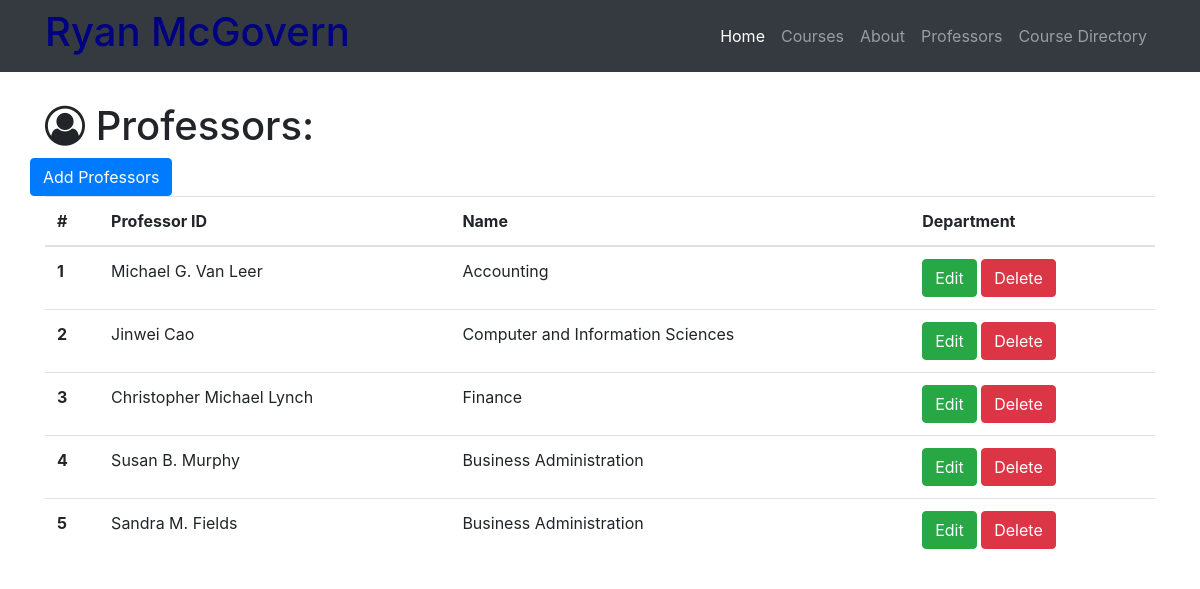
The app's page /professors with its own data.
### my_resume.py (models this page shows)
class Professor(db.Model):
    __tablename__ = 'professors'
    id = db.Column(db.Integer, primary_key=True)
    name = db.Column(db.String(64))
    department = db.Column(db.Text)
    courses = db.relationship('Course', backref='professor')

### my_resume.py (the view)
@app.route('/professors')
def show_all_professors():
    professors = Professor.query.all()
    return render_template('professor-all.html', professors=professors)

### templates/professor-all.html (shortened to what this page needs)
{% extends "home-base.html"%}
{% block page_content%}
  <div class="container">
    <h1 class="mt-5"><i class="fa fa-user-circle-o" aria-hidden="true"></i> Professors:</h1>
    <div class="row bottom-margin">
      <a href="/professors/add" class="btn btn-primary" role="button" aria-disabled="true">Add Professors</a>
    </div>
    {% if professors %}
      <table class="table">
        <thead>
          <tr>
            <th>#</th>
            <th>Professor ID</th>
            <th>Name</th>
            <th>Department</th>
          </tr>
        </thead>
        <tbody>
          {% for professor in professors %}
          <tr>
              <th scope="row">{{professor.id}}</th>
              <td>{{professor.name}}</td>
              <td>{{professor.department}}</td>
              <td>
                <a href="/professors/edit/{{professor.id}}" class="btn btn-success" role="button" aria-disabled="true">Edit</a>
                <a href="/professors/delete/{{professor.id}}" class="btn btn-danger" role="button" aria-disabled="true"> Delete</a>
              </td>
          </tr>
          {% endfor%}
        </tbody>
      </table>
    {% else %}
      <h3>there is no professors in the database yet.</h3>
    {% endif %}
  </div>
{% endblock%}

### templates/home-base.html (shortened to what this page needs)
<!DOCTYPE html>
<html lang="en">
<head>
  {% block head %}
  <link rel="stylesheet" href="https://maxcdn.bootstrapcdn.com/bootstrap/4.0.0-beta.2/css/bootstrap.min.css">
  <link rel="stylesheet" href="https://maxcdn.bootstrapcdn.com/font-awesome/4.7.0/css/font-awesome.min.css">
  <link rel="stylesheet" href="{{ url_for('static', filename='css/my-resume.css') }}">
  {% endblock%}
</head>
<body>
  <nav class="navbar navbar-expand-lg navbar-dark bg-dark fixed-top">
    <div class="container">
      <h1 id="me">Ryan McGovern</h1>
      <div class="collapse navbar-collapse" id="navbarResponsive">
        <ul class="navbar-nav ml-auto">
          <li class="nav-item active">
            <a class="nav-link" href="/">Home
             </a>
          </li>
          <li class="nav-item">
            <a class="nav-link" href="/courses">Courses</a>
          </li>
          <li class="nav-item">
            <a class="nav-link" href="/about">About</a>
          </li>
          <li class="nav-item">
            <a class="nav-link" href="/professors">Professors</a>
          </li>
          <li class="nav-item">
            <a class="nav-link" href="/courses-directory">Course Directory</a>
          </li>
        </ul>
      </div>
    </div>
  </nav>
  {% block page_content%}
  {% endblock%}
</body>
</html>

### static/css/my-resume.css (style rules this page uses)
body { padding-top: 54px; }
#me { color: #000080; }

### records on screen
Professor: id "1", name "Michael G. Van Leer", department "Accounting"
Professor: id "2", name "Jinwei Cao", department "Computer and Information Sciences"
Professor: id "3", name "Christopher Michael Lynch", department "Finance"
Professor: id "4", name "Susan B. Murphy", department "Business Administration"
Professor: id "5", name "Sandra M. Fields", department "Business Administration"
